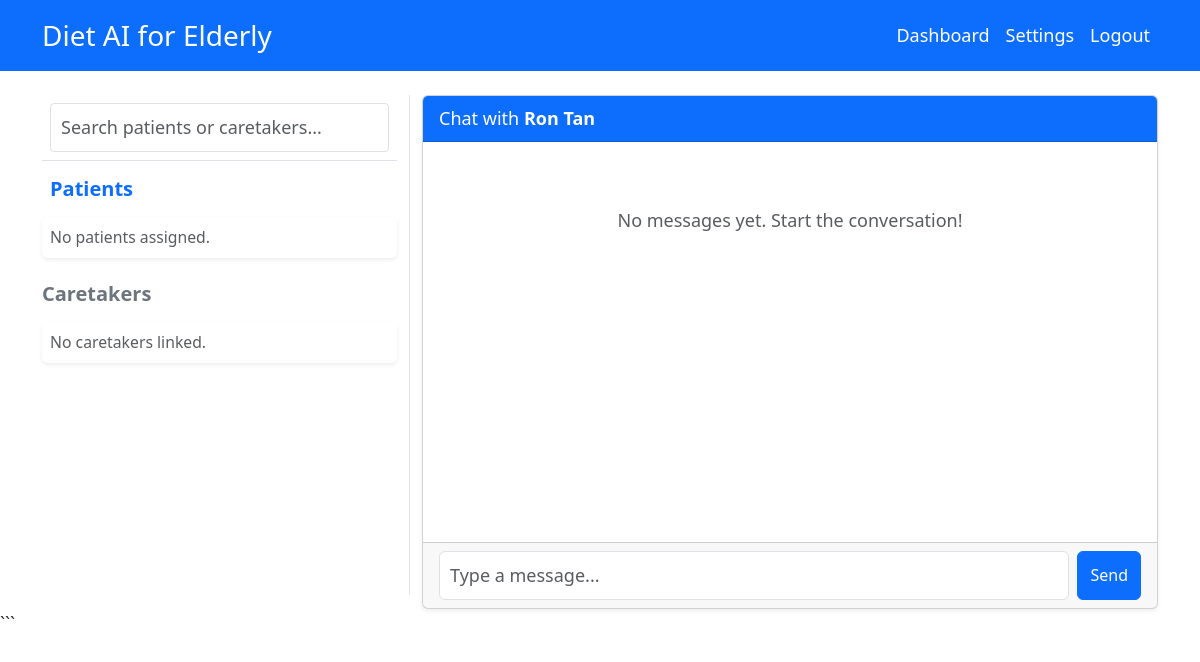
The page /pages/messages.php?chat_with=U_6943abac29ea8 (signed in) on the database as committed earlier.
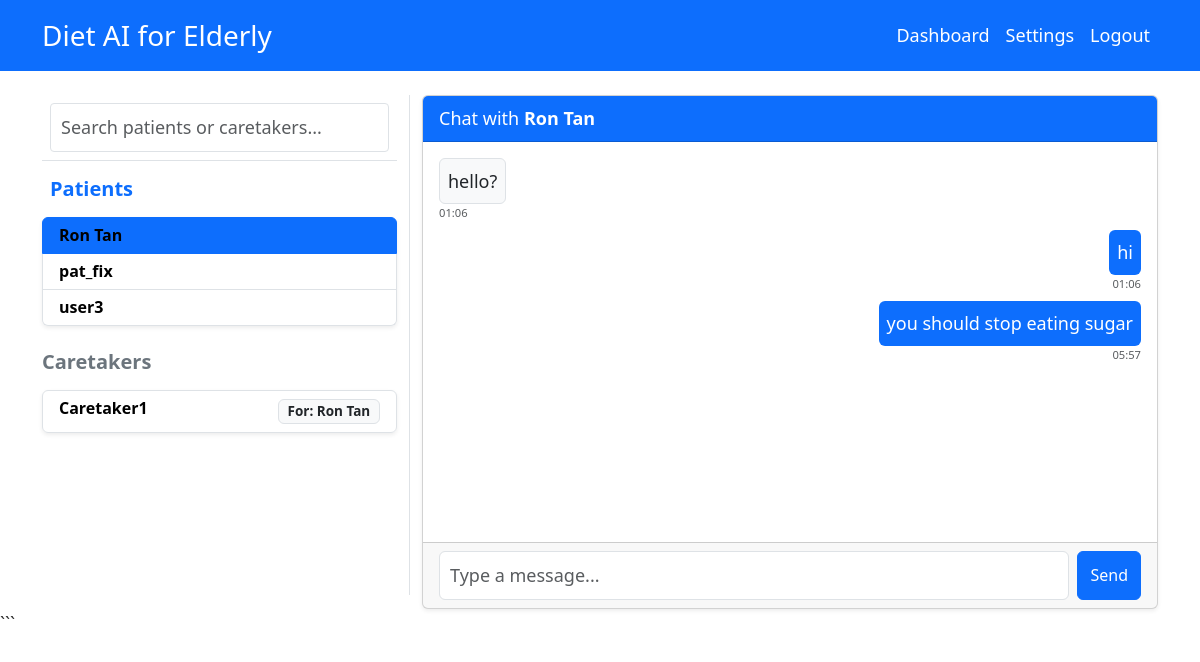
The same page on the database as committed later.
### tables this page shows
CREATE TABLE `users` (
  `userID` varchar(50) NOT NULL,
  `name` varchar(100) NOT NULL,
  `username` varchar(50) NOT NULL,
  `password` varchar(255) NOT NULL,
  `email` varchar(100) NOT NULL,
  `phoneNo` varchar(20) NOT NULL,
  `age` int(11) NOT NULL,
  `gender` enum('Male','Female','Other') NOT NULL,
  `role` enum('Admin','Dietitian','User','Caretaker') NOT NULL
);

CREATE TABLE `messages` (
  `messageID` varchar(50) NOT NULL,
  `senderID` varchar(50) NOT NULL,
  `receiverID` varchar(50) NOT NULL,
  `message` text NOT NULL,
  `sentAt` datetime NOT NULL DEFAULT current_timestamp(),
  `isRead` tinyint(1) DEFAULT 0
);

### includes/auth.php (called while the page is built, shortened)
<?php
function getCurrentUser()
{
    global $pdo;
    require_once __DIR__ . '/../classes/User.php';
    require_once __DIR__ . '/../classes/SubUsers.php';
    $stmt = $pdo->prepare("SELECT * FROM users WHERE userID = ?");
    $stmt->execute([$_SESSION['user_id']]);
    $data = $stmt->fetch(PDO::FETCH_ASSOC);
    if ($data) {
        switch ($data['role']) {
            case 'Dietitian':
                return new Dietitian($pdo, $data);
        }
    }
    return null;
}
?>

### classes/User.php (called while the page is built, shortened)
<?php
class User implements UserStrategy
{
    public function __construct($pdo, $data = null)
    {
        $this->pdo = $pdo;
        if ($data) {
            $this->userID = $data['userID'] ?? null;
            $this->role = $data['role'] ?? '';
        }
    }
}
?>

### classes/SubUsers.php (called while the page is built, shortened)
<?php
require_once 'User.php';
class Dietitian extends User
{
    public function __construct($pdo, $data = null)
    {
        if ($this->userID) {
            $stmt = $this->pdo->prepare("SELECT * FROM dietitians WHERE dietitianID = ?");
            $stmt->execute([$this->userID]);
            $details = $stmt->fetch();
        }
    }
}
?>

### classes/Message.php (called while the page is built, shortened)
<?php
class Message
{
    private $pdo;
    public function __construct($pdo)
    {
        $this->pdo = $pdo;
    }
    public function getConversation($user1, $user2)
    {
        $stmt = $this->pdo->prepare("
            SELECT * FROM messages
            WHERE (senderID = ? AND receiverID = ?)
               OR (senderID = ? AND receiverID = ?)
            ORDER BY sentAt ASC
        ");
        $stmt->execute([$user1, $user2, $user2, $user1]);
        return $stmt->fetchAll();
    }
}
?>

### pages/messages.php (the view, shortened to what the changed rows need)
<?php
require_once '../includes/auth.php';
require_once '../includes/db.php';
require_once '../classes/Message.php';
$user = getCurrentUser();
$msgSystem = new Message($pdo);
$chatPartnerID = null;
$chatPartnerName = '';
if ($user->role == 'User' || $user->role == 'Elderly') {
    $stmt = $pdo->prepare("SELECT assignedDietitianID FROM elderly WHERE elderlyID = ?");
    $stmt->execute([$user->userID]);
    $assignedID = $stmt->fetchColumn();
    if (!$assignedID) {
        $error = "You have not been assigned a dietitian yet.";
    } else {
        $chatPartnerID = $assignedID;
        $nStmt = $pdo->prepare("SELECT name FROM users WHERE userID = ?");
        $nStmt->execute([$assignedID]);
        $chatPartnerName = $nStmt->fetchColumn();
    }
} elseif ($user->role == 'Dietitian') {
    $chatPartnerID = $_GET['chat_with'] ?? null;
    if ($chatPartnerID) {
        $nStmt = $pdo->prepare("SELECT name FROM users WHERE userID = ?");
        $nStmt->execute([$chatPartnerID]);
        $chatPartnerName = $nStmt->fetchColumn();
    }
}
include '../includes/header.php';
?>
<div class="row h-100">
    <?php if ($user->role == 'Dietitian'): ?>
        <div class="col-md-4 border-end overflow-auto" style="max-height: 500px;">
            <div class="list-group mb-4 shadow-sm">
                <?php
                $pStmt = $pdo->prepare("
                    SELECT u.userID, u.name
                    FROM users u
                    JOIN elderly e ON u.userID = e.elderlyID
                    WHERE e.assignedDietitianID = ?
                ");
                $pStmt->execute([$user->userID]);
                $patients = $pStmt->fetchAll();
                if (empty($patients))
                    echo "<div class='p-2 text-muted small'>No patients assigned.</div>";
                foreach ($patients as $p):
                    $active = ($p['userID'] == $chatPartnerID) ? 'active' : '';
                    ?>
                    <a href="messages.php?chat_with=<?= $p['userID'] ?>"
                        class="list-group-item list-group-item-action <?= $active ?>">
                        <div class="d-flex w-100 justify-content-between align-items-center">
                            <h6 class="mb-0"><?= htmlspecialchars($p['name']) ?></h6>
                        </div>
                    </a>
                <?php endforeach; ?>
            </div>
            <div class="list-group shadow-sm">
                <?php
                $cStmt = $pdo->prepare("
                    SELECT DISTINCT u.userID, u.name, u_patient.name as patientName
                    FROM users u
                    JOIN user_links ce ON u.userID = ce.caretakerID
                    JOIN elderly e ON ce.patientID = e.elderlyID
                    JOIN users u_patient ON e.elderlyID = u_patient.userID
                    WHERE e.assignedDietitianID = ?
                ");
                $cStmt->execute([$user->userID]);
                $caretakers = $cStmt->fetchAll();
                if (empty($caretakers))
                    echo "<div class='p-2 text-muted small'>No caretakers linked.</div>";
                foreach ($caretakers as $c):
                    $active = ($c['userID'] == $chatPartnerID) ? 'active' : '';
                    ?>
                    <a href="messages.php?chat_with=<?= $c['userID'] ?>"
                        class="list-group-item list-group-item-action <?= $active ?>">
                        <div class="d-flex w-100 justify-content-between">
                            <h6 class="mb-1"><?= htmlspecialchars($c['name']) ?></h6>
                            <small class="badge bg-light text-dark border">For:
                                <?= htmlspecialchars($c['patientName']) ?></small>
                        </div>
                    </a>
                <?php endforeach; ?>
            </div>
        </div>
    <?php endif; ?>
    <div class="<?= ($user->role == 'Dietitian') ? 'col-md-8' : 'col-12' ?>">
        <?php if ($chatPartnerID): ?>
            <div class="card shadow-sm h-100" style="min-height: 500px;">
                <div class="card-header bg-primary text-white">
                    Chat with <strong><?= htmlspecialchars($chatPartnerName) ?></strong>
                </div>
                <div class="card-body d-flex flex-column" style="height: 400px; overflow-y: auto;" id="chatBox">
                    <?php
                    $messages = $msgSystem->getConversation($user->userID, $chatPartnerID);
                    if (empty($messages)): ?>
                        <div class="text-center text-muted mt-5">No messages yet. Start the conversation!</div>
                    <?php else:
                        foreach ($messages as $msg):
                            $isMe = ($msg['senderID'] == $user->userID);
                            $align = $isMe ? 'align-self-end text-end' : 'align-self-start';
                            $color = $isMe ? 'bg-primary text-white' : 'bg-light text-dark border';
                            ?>
                            <div class="d-flex flex-column <?= $align ?> mb-2" style="max-width: 70%;">
                                <div class="p-2 rounded <?= $color ?>">
                                    <?= htmlspecialchars($msg['message']) ?>
                                </div>
                                <small class="text-muted"
                                    style="font-size: 0.7rem;"><?= date('H:i', strtotime($msg['sentAt'])) ?></small>
                            </div>
                        <?php endforeach; endif; ?>
                </div>
                <div class="card-footer">
                    <form method="post" class="d-flex">
                        <input type="text" name="message" class="form-control me-2" placeholder="Type a message..." required
                            autocomplete="off">
                        <button type="submit" class="btn btn-primary">Send <i class="bi bi-send"></i></button>
                    </form>
                </div>
            </div>
        <?php endif; ?>
    </div>
</div>
<?php include '../includes/footer.php'; ?>

Rows that differ between the two databases and show on the page:
now on one of the page's lists (row unchanged): users: name "Ron Tan"
added users: name "pat_fix", shown under "Patients"
added users: name "user3", shown under "Patients"
added users: name "Caretaker1", patientName "Ron Tan", shown under "Caretakers"
added messages: message "hello?", sentAt "01:06", senderID "U_6943abac29ea8" (drawn)
added messages: message "hi", sentAt "01:06"
added messages: message "you should stop eating sugar", sentAt "05:57"
Other text that changed with them:
text no longer shown: "No patients assigned. No caretakers linked. No messages yet. Start the conversation!"
